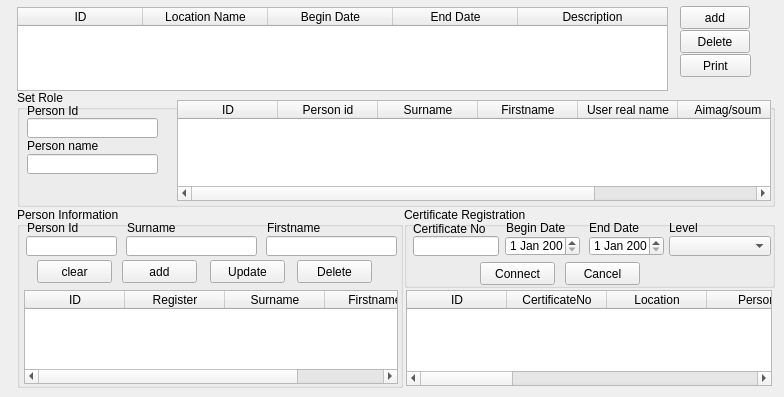
   <widget class="QWidget" name="tab_7">
    <attribute name="title">
     <string>Certificate Registeration</string>
    </attribute>
    <widget class="QPushButton" name="training_add_button">
     <property name="geometry">
      <rect>
       <x>680</x>
       <y>6</y>
       <width>70</width>
       <height>23</height>
      </rect>
     </property>
     <property name="text">
      <string>add</string>
     </property>
    </widget>
    <widget class="QTableWidget" name="training_twidget">
     <property name="geometry">
      <rect>
       <x>17</x>
       <y>7</y>
       <width>651</width>
       <height>84</height>
      </rect>
     </property>
     <attribute name="horizontalHeaderDefaultSectionSize">
      <number>125</number>
     </attribute>
     <attribute name="horizontalHeaderMinimumSectionSize">
      <number>40</number>
     </attribute>
     <attribute name="horizontalHeaderStretchLastSection">
      <bool>true</bool>
     </attribute>
     <column>
      <property name="text">
       <string>ID</string>
      </property>
     </column>
     <column>
      <property name="text">
       <string>Location Name</string>
      </property>
     </column>
     <column>
      <property name="text">
       <string>Begin Date</string>
      </property>
     </column>
     <column>
      <property name="text">
       <string>End Date</string>
      </property>
     </column>
     <column>
      <property name="text">
       <string>Description</string>
      </property>
     </column>
    </widget>
    <widget class="QGroupBox" name="groupBox_16">
     <property name="geometry">
      <rect>
       <x>17</x>
       <y>90</y>
       <width>758</width>
       <height>117</height>
      </rect>
     </property>
     <property name="title">
      <string>Set Role</string>
     </property>
     <widget class="QLabel" name="label_59">
      <property name="geometry">
       <rect>
        <x>10</x>
        <y>13</y>
        <width>101</width>
        <height>16</height>
       </rect>
      </property>
      <property name="text">
       <string>Person Id</string>
      </property>
     </widget>
     <widget class="QTableWidget" name="set_role_twidget">
      <property name="geometry">
       <rect>
        <x>160</x>
        <y>10</y>
        <width>594</width>
        <height>101</height>
       </rect>
      </property>
      <column>
       <property name="text">
        <string>ID</string>
       </property>
      </column>
      <column>
       <property name="text">
        <string>Person id</string>
       </property>
      </column>
      <column>
       <property name="text">
        <string>Surname</string>
       </property>
      </column>
      <column>
       <property name="text">
        <string>Firstname</string>
       </property>
      </column>
      <column>
       <property name="text">
        <string>User real name</string>
       </property>
      </column>
      <column>
       <property name="text">
        <string>Aimag/soum</string>
       </property>
      </column>
      <column>
       <property name="text">
        <string>Is active</string>
       </property>
      </column>
     </widget>
     <widget class="QLineEdit" name="search_person_name">
      <property name="geometry">
       <rect>
        <x>10</x>
        <y>64</y>
        <width>131</width>
        <height>20</height>
       </rect>
      </property>
     </widget>
     <widget class="QLineEdit" name="search_person_id">
      <property name="geometry">
       <rect>
        <x>10</x>
        <y>28</y>
        <width>131</width>
        <height>20</height>
       </rect>
      </property>
     </widget>
     <widget class="QLabel" name="label_60">
      <property name="geometry">
       <rect>
        <x>10</x>
        <y>48</y>
        <width>101</width>
        <height>16</height>
       </rect>
      </property>
      <property name="text">
       <string>Person name</string>
      </property>
     </widget>
    </widget>
    <widget class="QGroupBox" name="groupBox_17">
     <property name="geometry">
      <rect>
       <x>404</x>
       <y>207</y>
       <width>371</width>
       <height>81</height>
      </rect>
     </property>
     <property name="title">
      <string>Certificate Registration</string>
     </property>
     <widget class="QLabel" name="label_61">
      <property name="geometry">
       <rect>
        <x>102</x>
        <y>13</y>
        <width>65</width>
        <height>16</height>
       </rect>
      </property>
      <property name="text">
       <string>Begin Date</string>
      </property>
     </widget>
     <widget class="QLabel" name="label_62">
      <property name="geometry">
       <rect>
        <x>185</x>
        <y>13</y>
        <width>65</width>
        <height>16</height>
       </rect>
      </property>
      <property name="text">
       <string>End Date</string>
      </property>
     </widget>
     <widget class="QDateEdit" name="begin_date">
      <property name="geometry">
       <rect>
        <x>101</x>
        <y>29</y>
        <width>75</width>
        <height>20</height>
       </rect>
      </property>
     </widget>
     <widget class="QDateEdit" name="end_date">
      <property name="geometry">
       <rect>
        <x>185</x>
        <y>29</y>
        <width>75</width>
        <height>20</height>
       </rect>
      </property>
     </widget>
     <widget class="QLineEdit" name="certificate_no_edit">
      <property name="geometry">
       <rect>
        <x>9</x>
        <y>29</y>
        <width>86</width>
        <height>20</height>
       </rect>
      </property>
     </widget>
     <widget class="QLabel" name="label_63">
      <property name="geometry">
       <rect>
        <x>9</x>
        <y>14</y>
        <width>111</width>
        <height>16</height>
       </rect>
      </property>
      <property name="text">
       <string>Certificate No</string>
      </property>
     </widget>
     <widget class="QPushButton" name="connect_cert_button">
      <property name="geometry">
       <rect>
        <x>76</x>
        <y>55</y>
        <width>75</width>
        <height>23</height>
       </rect>
      </property>
      <property name="text">
       <string>Connect</string>
      </property>
     </widget>
     <widget class="QPushButton" name="cancel_cert_button">
      <property name="geometry">
       <rect>
        <x>161</x>
        <y>55</y>
        <width>75</width>
        <height>23</height>
       </rect>
      </property>
      <property name="text">
       <string>Cancel</string>
      </property>
     </widget>
     <widget class="QComboBox" name="level_cbox">
      <property name="geometry">
       <rect>
        <x>265</x>
        <y>29</y>
        <width>102</width>
        <height>20</height>
       </rect>
      </property>
     </widget>
     <widget class="QLabel" name="label_51">
      <property name="geometry">
       <rect>
        <x>265</x>
        <y>13</y>
        <width>86</width>
        <height>16</height>
       </rect>
      </property>
      <property name="text">
       <string>Level</string>
      </property>
     </widget>
    </widget>
    <widget class="QPushButton" name="training_delete_button">
     <property name="geometry">
      <rect>
       <x>680</x>
       <y>30</y>
       <width>70</width>
       <height>23</height>
      </rect>
     </property>
     <property name="text">
      <string>Delete</string>
     </property>
    </widget>
    <widget class="QGroupBox" name="groupBox_18">
     <property name="geometry">
      <rect>
       <x>17</x>
       <y>207</y>
       <width>386</width>
       <height>181</height>
      </rect>
     </property>
     <property name="title">
      <string>Person Information</string>
     </property>
     <widget class="QTableWidget" name="person_twidget">
      <property name="geometry">
       <rect>
        <x>7</x>
        <y>83</y>
        <width>374</width>
        <height>94</height>
       </rect>
      </property>
      <column>
       <property name="text">
        <string>ID</string>
       </property>
      </column>
      <column>
       <property name="text">
        <string>Register</string>
       </property>
      </column>
      <column>
       <property name="text">
        <string>Surname</string>
       </property>
      </column>
      <column>
       <property name="text">
        <string>Firstname</string>
       </property>
      </column>
     </widget>
     <widget class="QLineEdit" name="person_id_edit">
      <property name="geometry">
       <rect>
        <x>9</x>
        <y>29</y>
        <width>91</width>
        <height>20</height>
       </rect>
      </property>
     </widget>
     <widget class="QLineEdit" name="firstname_edit">
      <property name="geometry">
       <rect>
        <x>249</x>
        <y>29</y>
        <width>131</width>
        <height>20</height>
       </rect>
      </property>
     </widget>
     <widget class="QLabel" name="label_64">
      <property name="geometry">
       <rect>
        <x>250</x>
        <y>13</y>
        <width>131</width>
        <height>16</height>
       </rect>
      </property>
      <property name="text">
       <string>Firstname</string>
      </property>
     </widget>
     <widget class="QLabel" name="label_65">
      <property name="geometry">
       <rect>
        <x>10</x>
        <y>13</y>
        <width>131</width>
        <height>16</height>
       </rect>
      </property>
      <property name="text">
       <string>Person Id</string>
      </property>
     </widget>
     <widget class="QLineEdit" name="surname_edit">
      <property name="geometry">
       <rect>
        <x>109</x>
        <y>29</y>
        <width>131</width>
        <height>20</height>
       </rect>
      </property>
     </widget>
     <widget class="QLabel" name="label_66">
      <property name="geometry">
       <rect>
        <x>110</x>
        <y>13</y>
        <width>131</width>
        <height>16</height>
       </rect>
      </property>
      <property name="text">
       <string>Surname</string>
      </property>
     </widget>
     <widget class="QPushButton" name="add_person_button">
      <property name="geometry">
       <rect>
        <x>105</x>
        <y>53</y>
        <width>75</width>
        <height>23</height>
       </rect>
      </property>
      <property name="text">
       <string>add</string>
      </property>
     </widget>
     <widget class="QPushButton" name="update_person_button">
      <property name="geometry">
       <rect>
        <x>193</x>
        <y>53</y>
        <width>75</width>
        <height>23</height>
       </rect>
      </property>
      <property name="text">
       <string>Update</string>
      </property>
     </widget>
     <widget class="QPushButton" name="delete_person_button">
      <property name="geometry">
       <rect>
        <x>280</x>
        <y>53</y>
        <width>75</width>
        <height>23</height>
       </rect>
      </property>
      <property name="text">
       <string>Delete</string>
      </property>
     </widget>
     <widget class="QPushButton" name="clear_person_button">
      <property name="geometry">
       <rect>
        <x>20</x>
        <y>53</y>
        <width>75</width>
        <height>23</height>
       </rect>
      </property>
      <property name="text">
       <string>clear</string>
      </property>
     </widget>
    </widget>
    <widget class="QTableWidget" name="certificate_twidget">
     <property name="geometry">
      <rect>
       <x>406</x>
       <y>290</y>
       <width>366</width>
       <height>96</height>
      </rect>
     </property>
     <column>
      <property name="text">
       <string>ID</string>
      </property>
     </column>
     <column>
      <property name="text">
       <string>CertificateNo</string>
      </property>
     </column>
     <column>
      <property name="text">
       <string>Location</string>
      </property>
     </column>
     <column>
      <property name="text">
       <string>Person</string>
      </property>
     </column>
     <column>
      <property name="text">
       <string>Begin</string>
      </property>
     </column>
     <column>
      <property name="text">
       <string>End</string>
      </property>
     </column>
     <column>
      <property name="text">
       <string>level</string>
      </property>
     </column>
     <column>
      <property name="text">
       <string>Cert Name</string>
      </property>
     </column>
     <column>
      <property name="text">
       <string>Open</string>
      </property>
     </column>
     <column>
      <property name="text">
       <string>Remove</string>
      </property>
     </column>
     <column>
      <property name="text">
       <string>View</string>
      </property>
     </column>
    </widget>
    <widget class="QPushButton" name="training_print_button">
     <property name="geometry">
      <rect>
       <x>680</x>
       <y>54</y>
       <width>71</width>
       <height>23</height>
      </rect>
     </property>
     <property name="text">
      <string>Print</string>
     </property>
    </widget>
   </widget>
